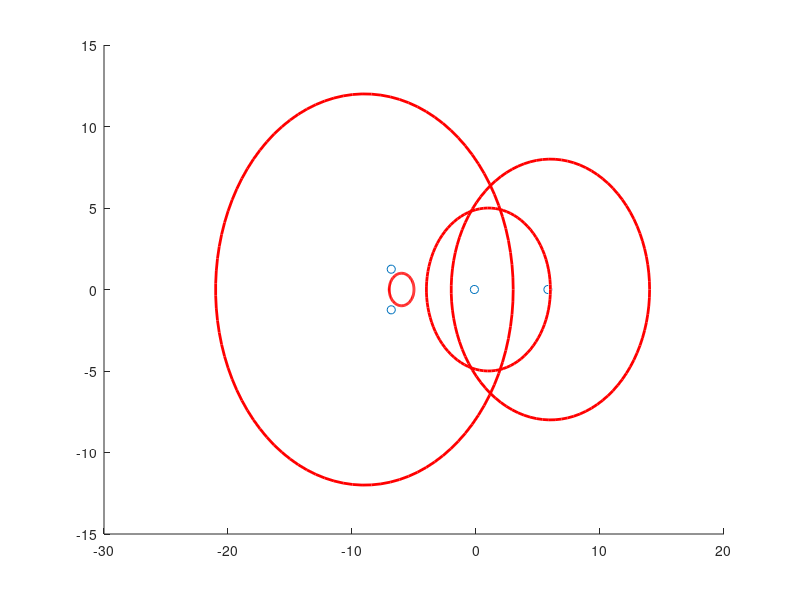

Write MATLAB code to recreate this figure.
%% Cp1
% Note:
% - popis chovani vl. c. a v. pro ruzne transf. matic
%   je popsan v prednasce /1t/
%% Ukol 1

A=[-14, -30, 42; 24, 49, -66; 12, 24, -32];

%% 1.1
[V, lambda] = eig(A)

%% 1.2
B = A - 3*eye;
[V, lambda] = eig(B)
% vektory jsou porad stejne, lambdy ne 

%% 1.3
C = inv(A);
[V, lambda] = eig(C)
% lambda_a^(-1) = lambda_c
% V_a = V_c

%% 1.4
D = A^(3);
[V, lambda] = eig(D)
% lambda_a^(3) = lambda_d
% V_a = V_d

%% 1.5
T=[1, 2, -1; 2, 0, 3;-1, 2, 2];
F = inv(T)*A*T;
[V, lambda] = eig(F)
% lambda_a = lambda_f
% V_f = transfromace z V_a

%% Ukol 2

%% 2.1
% sym. matrix
A=[5, 1, 1, 1, 1;
   1, 5, 1, 1, 1;
   1, 1, 5, 1, 1;
   1, 1, 1, 5, 1;
   1, 1, 1, 1, 5];

[V, lambda] = eig(A);
% res ... vysledky skalovany faktorem 1e-15, coz je ocekavany 'sum'
res = V'*V - eye(size(V))
% vektory jsou ortonormalni, takze velikost je 1
% ortonormalita rika, ze Q^T*Q = I (P/2t/)

%% 2.2
A=[-2, 5, 1, -3; 5, 4, -1, 2; 1, -1, 2, 0; -3, 2, 0, -3];
[V, lambda] = eig(A);
% nefunguje -> isreal(inp::matrix)
%for i=lambda(:)
%    if not isreal(i)
%        fprintf('Eigenvalue %.2f is not real\n', i);
%    end;
%end;
isreal(V)

%% 2.3
A = [1, -1, -1; 1, 1, 0; 3, 0, 1]
% A=[-7, 9; -1, -1]

[V, lambda_mat] = eig(A);
lambda = diag(lambda_mat);

% expected accuracy of lambda
lambda_tol = 1e-10;
lambda_rounded = round(lambda/lambda_tol)*lambda_tol;
unique_lambdas = unique(lambda_rounded);

% sanity check - defectivity
is_defective = false;
for k = 1:length(unique_lambdas)
    lam = unique_lambdas(k);

    % algebraic multiplicity
    alg_mult = sum(abs(lambda_rounded - lam) < lambda_tol);

    % geometric multiplicity
    geom_mult = size(A,1) - rank(A - lam*eye(size(A)));

    if geom_mult < alg_mult
        is_defective = true;
        break;
    end
end

if is_defective
    fprintf("Defektni matice! Abort\n");
    return;
end

D = inv(V)*A*V

%% 3
A=[1,-2,-3,0; 5,-9,4,-3; 0,0,-6,1; -1,3,4,6]

[V, lambda_mat] = eig(A);

lambda = diag(lambda_mat);

A_diagless = A-diag(A);
radii = zeros(size(A,1),1);
centers = zeros(size(A,1),1);
ax = axes;
for i = 1:size(A,1)
    centers(i) = A(i,i);
    radii(i) = sum(abs(A(i,:))) - abs(A(i,i));
end

scatter(ax, real(lambda), imag(lambda))
viscircles(ax,[real(centers), imag(centers)],radii)
